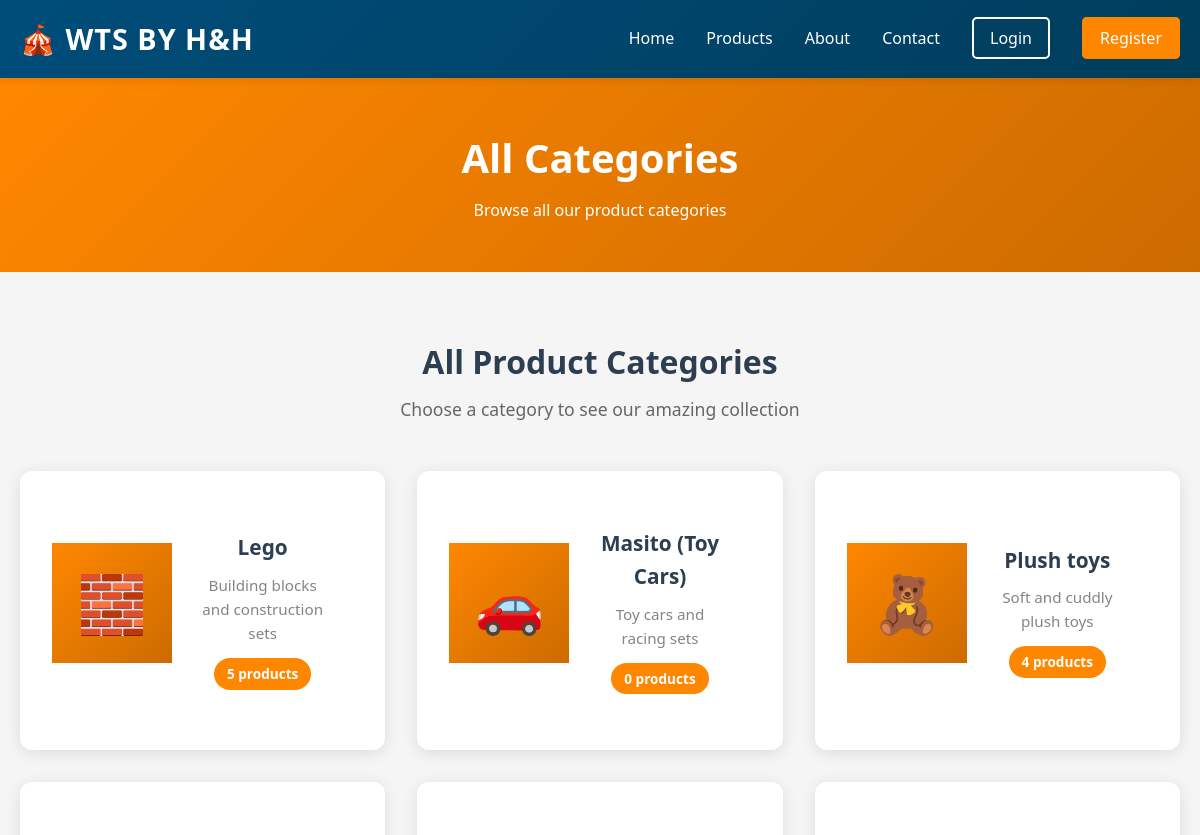
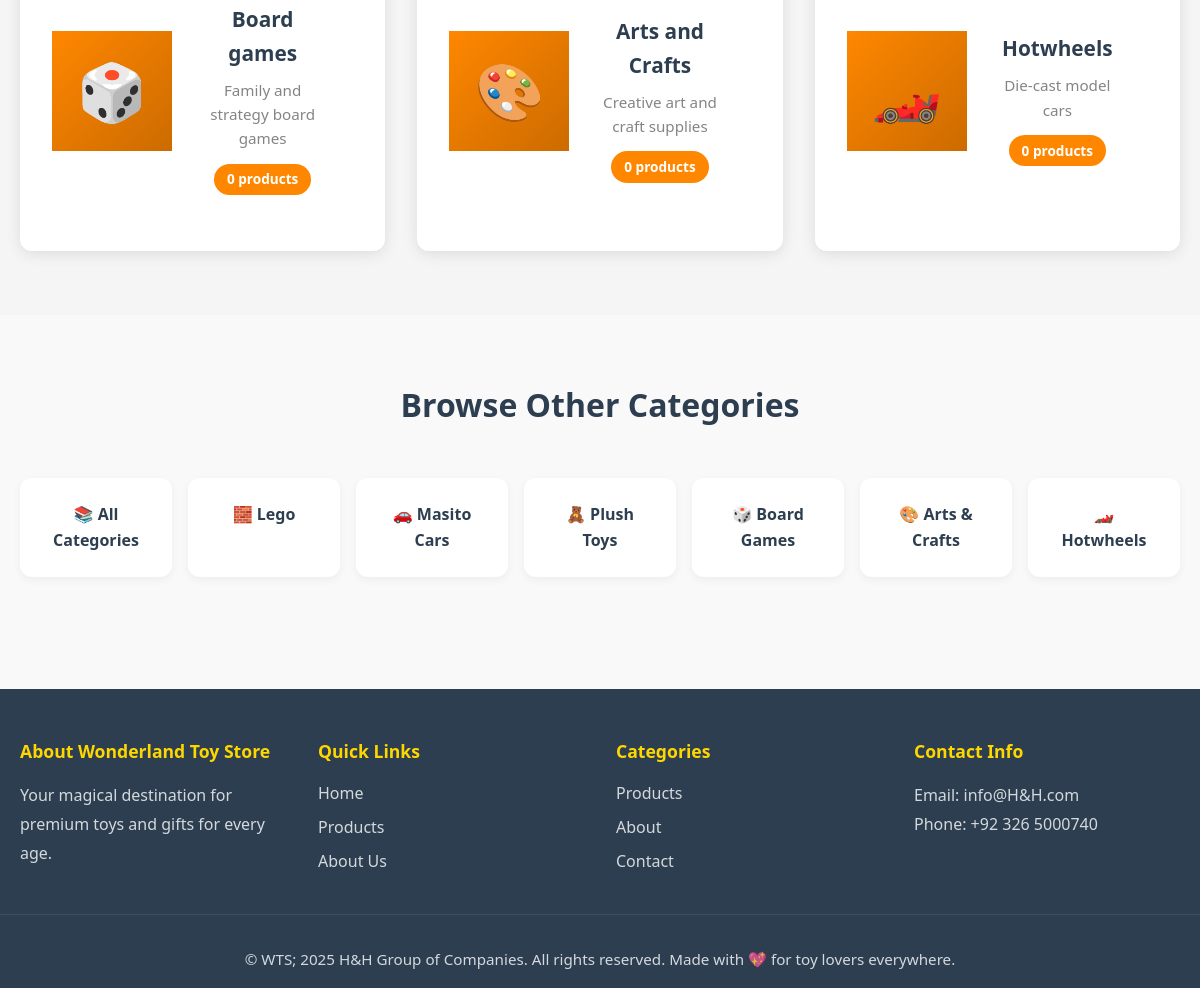
The page /categories on the database its author committed (2 pictures, top to bottom).
### app/models.py (models this page shows, shortened)
class Category(db.Model):
    __tablename__ = 'categories'
    id = db.Column(db.Integer, primary_key=True)
    name = db.Column(db.String(120), unique=True, nullable=False)
    description = db.Column(db.Text)
    created_at = db.Column(db.DateTime, default=datetime.utcnow)
    products = db.relationship('Product', backref='category', lazy=True)

### app/routes.py (the view)
@main_bp.route('/categories')
def all_categories():
    categories = Category.query.all()
    return render_template('category.html', title='All Categories', categories=categories)

### app/templates/category.html (shortened to what this page needs)
{% extends "base.html" %}
{% block content %}
<section class="page-header">
    <div class="container">
        <h1>{{ title }}</h1>
        {% if category %}
            <p>Explore our {{ category.name }} collection</p>
        {% else %}
            <p>Browse all our product categories</p>
        {% endif %}
    </div>
</section>
{% if categories %}
<section class="all-categories-section">
    <div class="container">
        <div class="section-header">
            <h2>All Product Categories</h2>
            <p>Choose a category to see our amazing collection</p>
        </div>
        <div class="categories-grid">
            {% for cat in categories %}
            <a href="{{ url_for('main.category_products', category_id=cat.id) }}" class="category-card">
                <div class="category-icon">
                    {% if cat.name == 'Lego' %}
                        🧱
                    {% elif cat.name == 'Masito (Toy Cars)' %}
                        🚗
                    {% elif cat.name == 'Plush toys' %}
                        🧸
                    {% elif cat.name == 'Board games' %}
                        🎲
                    {% elif cat.name == 'Arts and Crafts' %}
                        🎨
                    {% elif cat.name == 'Hotwheels' %}
                        🏎️
                    {% else %}
                        🎀
                    {% endif %}
                </div>
                <div class="category-content">
                    <h3>{{ cat.name }}</h3>
                    <p>{{ cat.description }}</p>
                    <span class="product-count-badge">{{ cat.products|length }} products</span>
                </div>
            </a>
            {% endfor %}
        </div>
    </div>
</section>
{% endif %}
<section class="related-categories">
    <div class="container">
        <div class="section-header">
            <h2>Browse Other Categories</h2>
        </div>
        <div class="categories-quick-nav">
            <a href="{{ url_for('main.all_categories') }}" class="category-nav-item">📚 All Categories</a>
            <a href="{{ url_for('main.all_categories') }}" class="category-nav-item">🧱 Lego</a>
            <a href="{{ url_for('main.all_categories') }}" class="category-nav-item">🚗 Masito Cars</a>
            <a href="{{ url_for('main.all_categories') }}" class="category-nav-item">🧸 Plush Toys</a>
            <a href="{{ url_for('main.all_categories') }}" class="category-nav-item">🎲 Board Games</a>
            <a href="{{ url_for('main.all_categories') }}" class="category-nav-item">🎨 Arts & Crafts</a>
            <a href="{{ url_for('main.all_categories') }}" class="category-nav-item">🏎️ Hotwheels</a>
        </div>
    </div>
</section>
{% endblock %}

### app/static/css/style.css (style rules this page uses)
:root { --primary-color: #FF8700; --secondary-color: #CC6B00; --accent-color: #ffd700; --dark-color: #2c3e50; --light-color: #ecf0f1; --text-color: #333; --success-color: #27ae60; --border-radius: 12px; --transition: all 0.3s cubic-bezier(0.4, 0, 0.2, 1); }
* { margin: 0; padding: 0; box-sizing: border-box; }
html { scroll-behavior: smooth; }
body { font-family: 'Segoe UI', Tahoma, Geneva, Verdana, sans-serif; line-height: 1.6; color: var(--text-color); background-color: #f9f9f9; }
.container { max-width: 1200px; margin: 0 auto; padding: 0 20px; }
.section-header { text-align: center; margin-bottom: 3rem; }
.section-header h2 { font-size: 2.5rem; color: var(--dark-color); margin-bottom: 0.5rem; font-weight: 800; }
.section-header p { font-size: 1.1rem; color: #666; }
.categories-grid { display: grid; grid-template-columns: repeat(auto-fit, minmax(200px, 1fr)); gap: 1.5rem; }
.category-card { background: white; padding: 2rem; border-radius: var(--border-radius); text-align: center; cursor: pointer; transition: var(--transition); box-shadow: 0 5px 20px rgba(0, 0, 0, 0.08); display: block; text-decoration: none; color: inherit; }
.category-icon { font-size: 3rem; margin-bottom: 1rem; transition: var(--transition); }
.category-card h3 { font-size: 1.1rem; margin-bottom: 0.5rem; font-weight: 700; }
.category-card p { font-size: 0.9rem; opacity: 0.8; }

### app/templates/category.html (style rules this page uses)
.page-header { background: linear-gradient(135deg, #FF8700 0%, #CC6B00 100%); color: white; padding: 3rem 0; text-align: center; }
.page-header h1 { font-size: 2.5rem; margin-bottom: 0.5rem; }
.all-categories-section { padding: 4rem 0; background-color: #f5f5f5; }
.all-categories-section .section-header { text-align: center; margin-bottom: 3rem; }
.all-categories-section .section-header h2 { font-size: 2rem; color: #2c3e50; }
.all-categories-section .section-header p { font-size: 1.1rem; color: #666; margin-top: 0.5rem; }
.categories-grid { display: grid; grid-template-columns: repeat(auto-fit, minmax(300px, 1fr)); gap: 2rem; }
.category-card { background: white; border-radius: 12px; overflow: hidden; box-shadow: 0 3px 15px rgba(0, 0, 0, 0.1); transition: all 0.3s; text-decoration: none; color: inherit; display: flex; align-items: center; }
.category-icon { font-size: 3.5rem; width: 120px; height: 120px; display: flex; align-items: center; justify-content: center; background: linear-gradient(135deg, #FF8700 0%, #CC6B00 100%); flex-shrink: 0; }
.category-content { padding: 1.5rem; flex-grow: 1; }
.category-content h3 { font-size: 1.3rem; font-weight: 700; margin-bottom: 0.5rem; color: #2c3e50; }
.category-content p { font-size: 0.95rem; color: #666; margin-bottom: 0.8rem; }
.product-count-badge { display: inline-block; background: #FF8700; color: white; padding: 0.3rem 0.8rem; border-radius: 20px; font-size: 0.85rem; font-weight: 600; }
.related-categories { padding: 4rem 0; background: #f9f9f9; }
.section-header { text-align: center; margin-bottom: 3rem; }
.section-header h2 { font-size: 2rem; color: #2c3e50; }
.categories-quick-nav { display: grid; grid-template-columns: repeat(auto-fit, minmax(150px, 1fr)); gap: 1rem; }
.category-nav-item { background: white; padding: 1.5rem; border-radius: 12px; text-decoration: none; color: #2c3e50; text-align: center; font-weight: 600; transition: all 0.3s; box-shadow: 0 3px 10px rgba(0, 0, 0, 0.05); }

### rows shown on the page
Category: name "Lego", description "Building blocks and construction sets", products|length "5"
Category: name "Masito (Toy Cars)", description "Toy cars and racing sets", products|length "0"
Category: name "Plush toys", description "Soft and cuddly plush toys", products|length "4"
Category: name "Board games", description "Family and strategy board games", products|length "0"
Category: name "Arts and Crafts", description "Creative art and craft supplies", products|length "0"
Category: name "Hotwheels", description "Die-cast model cars", products|length "0"

### other values the page prints
{{ title }} "All Categories"
